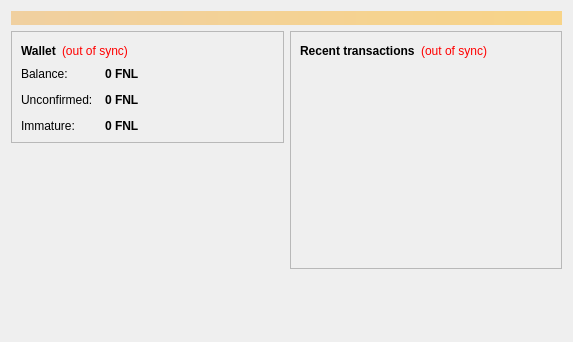
<?xml version="1.0" encoding="UTF-8"?>
<ui version="4.0">
 <class>OverviewPage</class>
 <widget class="QWidget" name="OverviewPage">
  <property name="geometry">
   <rect>
    <x>0</x>
    <y>0</y>
    <width>573</width>
    <height>342</height>
   </rect>
  </property>
  <property name="windowTitle">
   <string>Form</string>
  </property>
  <layout class="QVBoxLayout" name="topLayout">
   <item>
    <widget class="QLabel" name="labelAlerts">
     <property name="visible">
      <bool>false</bool>
     </property>
     <property name="styleSheet">
      <string notr="true">background-color: qlineargradient(x1: 0, y1: 0, x2: 1, y2: 0, stop:0 #F0D0A0, stop:1 #F8D488); color:#000000;</string>
     </property>
     <property name="wordWrap">
      <bool>true</bool>
     </property>
     <property name="margin">
      <number>3</number>
     </property>
    </widget>
   </item>
   <item>
    <layout class="QHBoxLayout" name="horizontalLayout" stretch="1,1">
     <item>
      <layout class="QVBoxLayout" name="verticalLayout_2">
       <item>
        <widget class="QFrame" name="frame">
         <property name="frameShape">
          <enum>QFrame::StyledPanel</enum>
         </property>
         <property name="frameShadow">
          <enum>QFrame::Raised</enum>
         </property>
         <layout class="QVBoxLayout" name="verticalLayout_4">
          <item>
           <layout class="QHBoxLayout" name="horizontalLayout_4">
            <item>
             <widget class="QLabel" name="label_5">
              <property name="font">
               <font>
                <weight>75</weight>
                <bold>true</bold>
               </font>
              </property>
              <property name="text">
               <string>Wallet</string>
              </property>
             </widget>
            </item>
            <item>
             <widget class="QLabel" name="labelWalletStatus">
              <property name="toolTip">
               <string>The displayed information may be out of date. Your wallet automatically synchronizes with the Florijncoin network after a connection is established, but this process has not completed yet.</string>
              </property>
              <property name="styleSheet">
               <string notr="true">QLabel { color: red; }</string>
              </property>
              <property name="text">
               <string notr="true">(out of sync)</string>
              </property>
              <property name="alignment">
               <set>Qt::AlignLeading|Qt::AlignLeft|Qt::AlignVCenter</set>
              </property>
             </widget>
            </item>
            <item>
             <spacer name="horizontalSpacer_2">
              <property name="orientation">
               <enum>Qt::Horizontal</enum>
              </property>
              <property name="sizeHint" stdset="0">
               <size>
                <width>40</width>
                <height>20</height>
               </size>
              </property>
             </spacer>
            </item>
           </layout>
          </item>
          <item>
           <layout class="QFormLayout" name="formLayout_2">
            <property name="fieldGrowthPolicy">
             <enum>QFormLayout::AllNonFixedFieldsGrow</enum>
            </property>
            <property name="horizontalSpacing">
             <number>12</number>
            </property>
            <property name="verticalSpacing">
             <number>12</number>
            </property>
            <item row="0" column="0">
             <widget class="QLabel" name="label">
              <property name="text">
               <string>Balance:</string>
              </property>
             </widget>
            </item>
            <item row="0" column="1">
             <widget class="QLabel" name="labelBalance">
              <property name="font">
               <font>
                <weight>75</weight>
                <bold>true</bold>
               </font>
              </property>
              <property name="cursor">
               <cursorShape>IBeamCursor</cursorShape>
              </property>
              <property name="toolTip">
               <string>Your current balance</string>
              </property>
              <property name="text">
               <string notr="true">0 FNL</string>
              </property>
              <property name="textInteractionFlags">
               <set>Qt::LinksAccessibleByMouse|Qt::TextSelectableByKeyboard|Qt::TextSelectableByMouse</set>
              </property>
             </widget>
            </item>
            <item row="1" column="0">
             <widget class="QLabel" name="label_3">
              <property name="text">
               <string>Unconfirmed:</string>
              </property>
             </widget>
            </item>
            <item row="1" column="1">
             <widget class="QLabel" name="labelUnconfirmed">
              <property name="font">
               <font>
                <weight>75</weight>
                <bold>true</bold>
               </font>
              </property>
              <property name="cursor">
               <cursorShape>IBeamCursor</cursorShape>
              </property>
              <property name="toolTip">
               <string>Total of transactions that have yet to be confirmed, and do not yet count toward the current balance</string>
              </property>
              <property name="text">
               <string notr="true">0 FNL</string>
              </property>
              <property name="textInteractionFlags">
               <set>Qt::LinksAccessibleByMouse|Qt::TextSelectableByKeyboard|Qt::TextSelectableByMouse</set>
              </property>
             </widget>
            </item>
            <item row="2" column="0">
             <widget class="QLabel" name="labelImmatureText">
              <property name="text">
               <string>Immature:</string>
              </property>
             </widget>
            </item>
            <item row="2" column="1">
             <widget class="QLabel" name="labelImmature">
              <property name="font">
               <font>
                <weight>75</weight>
                <bold>true</bold>
               </font>
              </property>
              <property name="toolTip">
               <string>Mined balance that has not yet matured</string>
              </property>
              <property name="text">
               <string notr="true">0 FNL</string>
              </property>
              <property name="textInteractionFlags">
               <set>Qt::LinksAccessibleByMouse|Qt::TextSelectableByKeyboard|Qt::TextSelectableByMouse</set>
              </property>
             </widget>
            </item>
           </layout>
          </item>
         </layout>
        </widget>
       </item>
       <item>
        <spacer name="verticalSpacer">
         <property name="orientation">
          <enum>Qt::Vertical</enum>
         </property>
         <property name="sizeHint" stdset="0">
          <size>
           <width>20</width>
           <height>40</height>
          </size>
         </property>
        </spacer>
       </item>
      </layout>
     </item>
     <item>
      <layout class="QVBoxLayout" name="verticalLayout_3">
       <item>
        <widget class="QFrame" name="frame_2">
         <property name="frameShape">
          <enum>QFrame::StyledPanel</enum>
         </property>
         <property name="frameShadow">
          <enum>QFrame::Raised</enum>
         </property>
         <layout class="QVBoxLayout" name="verticalLayout">
          <item>
           <layout class="QHBoxLayout" name="horizontalLayout_2">
            <item>
             <widget class="QLabel" name="label_4">
              <property name="text">
               <string>&lt;b&gt;Recent transactions&lt;/b&gt;</string>
              </property>
             </widget>
            </item>
            <item>
             <widget class="QLabel" name="labelTransactionsStatus">
              <property name="toolTip">
               <string>The displayed information may be out of date. Your wallet automatically synchronizes with the Florijncoin network after a connection is established, but this process has not completed yet.</string>
              </property>
              <property name="styleSheet">
               <string notr="true">QLabel { color: red; }</string>
              </property>
              <property name="text">
               <string notr="true">(out of sync)</string>
              </property>
              <property name="alignment">
               <set>Qt::AlignRight|Qt::AlignTrailing|Qt::AlignVCenter</set>
              </property>
             </widget>
            </item>
            <item>
             <spacer name="horizontalSpacer">
              <property name="orientation">
               <enum>Qt::Horizontal</enum>
              </property>
              <property name="sizeHint" stdset="0">
               <size>
                <width>40</width>
                <height>20</height>
               </size>
              </property>
             </spacer>
            </item>
           </layout>
          </item>
          <item>
           <widget class="QListView" name="listTransactions">
            <property name="styleSheet">
             <string notr="true">QListView { background: transparent; }</string>
            </property>
            <property name="frameShape">
             <enum>QFrame::NoFrame</enum>
            </property>
            <property name="verticalScrollBarPolicy">
             <enum>Qt::ScrollBarAlwaysOff</enum>
            </property>
            <property name="horizontalScrollBarPolicy">
             <enum>Qt::ScrollBarAlwaysOff</enum>
            </property>
            <property name="selectionMode">
             <enum>QAbstractItemView::NoSelection</enum>
            </property>
           </widget>
          </item>
         </layout>
        </widget>
       </item>
       <item>
        <spacer name="verticalSpacer_2">
         <property name="orientation">
          <enum>Qt::Vertical</enum>
         </property>
         <property name="sizeHint" stdset="0">
          <size>
           <width>20</width>
           <height>40</height>
          </size>
         </property>
        </spacer>
       </item>
      </layout>
     </item>
    </layout>
   </item>
  </layout>
 </widget>
 <resources/>
 <connections/>
</ui>
